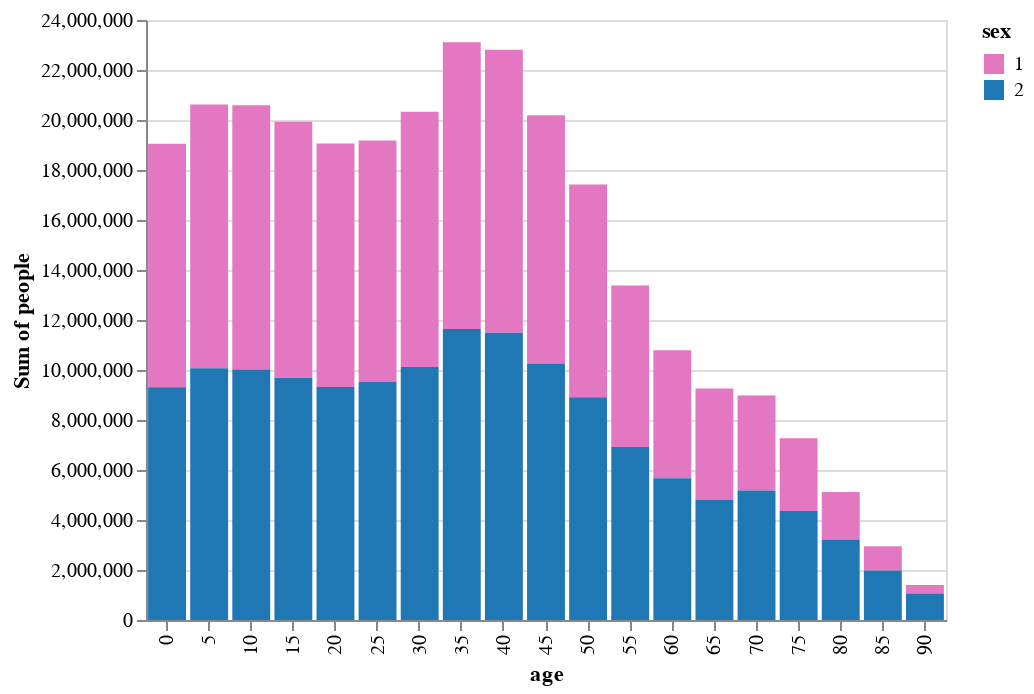

The notebook cell saved with this chart:
### Markdown cell above
## Stacked bar chart

### Code cell
chart = alt.Chart(y2k_pop).mark_bar().encode(
    x='age:O',
    y='sum(people):Q',
    color=alt.Color('sex:N', scale=alt.Scale(range=["#e377c2","#1f77b4"]))
)
chart

### Figure 1 — Vega-Lite specification as saved in the notebook (floating-point values rounded to 4 significant figures)
{"$schema": "https://vega.github.io/schema/vega-lite/v2.json", "config": {"view": {"height": 300, "width": 400}}, "data": {"values": [{"age": 0, "people": 9735380, "sex": 1, "year": 2000}, {"age": 0, "people": 9310714, "sex": 2, "year": 2000}, {"age": 5, "people": 10552146, "sex": 1, "year": 2000}, {"age": 5, "people": 10069564, "sex": 2, "year": 2000}, {"age": 10, "people": 10563233, "sex": 1, "year": 2000}, {"age": 10, "people": 10022524, "sex": 2, "year": 2000}, {"age": 15, "people": 10237419, "sex": 1, "year": 2000}, {"age": 15, "people": 9692669, "sex": 2, "year": 2000}, {"age": 20, "people": 9731315, "sex": 1, "year": 2000}, {"age": 20, "people": 9324244, "sex": 2, "year": 2000}, {"age": 25, "people": 9659493, "sex": 1, "year": 2000}, {"age": 25, "people": 9518507, "sex": 2, "year": 2000}, {"age": 30, "people": 10205879, "sex": 1, "year": 2000}, {"age": 30, "people": 10119296, "sex": 2, "year": 2000}, {"age": 35, "people": 11475182, "sex": 1, "year": 2000}, {"age": 35, "people": 11635647, "sex": 2, "year": 2000}, {"age": 40, "people": 11320252, "sex": 1, "year": 2000}, {"age": 40, "people": 11488578, "sex": 2, "year": 2000}, {"age": 45, "people": 9925006, "sex": 1, "year": 2000}, {"age": 45, "people": 10261253, "sex": 2, "year": 2000}, {"age": 50, "people": 8507934, "sex": 1, "year": 2000}, {"age": 50, "people": 8911133, "sex": 2, "year": 2000}, {"age": 55, "people": 6459082, "sex": 1, "year": 2000}, {"age": 55, "people": 6921268, "sex": 2, "year": 2000}, {"age": 60, "people": 5123399, "sex": 1, "year": 2000}, {"age": 60, "people": 5668961, "sex": 2, "year": 2000}, {"age": 65, "people": 4453623, "sex": 1, "year": 2000}, {"age": 65, "people": 4804784, "sex": 2, "year": 2000}, {"age": 70, "people": 3792145, "sex": 1, "year": 2000}, {"age": 70, "people": 5184855, "sex": 2, "year": 2000}, {"age": 75, "people": 2912655, "sex": 1, "year": 2000}, {"age": 75, "people": 4355644, "sex": 2, "year": 2000}, {"age": 80, "people": 1902638, "sex": 1, "year": 2000}, {"age": 80, "people": 3221898, "sex": 2, "year": 2000}, {"age": 85, "people": 970357, "sex": 1, "year": 2000}, {"age": 85, "people": 1981156, "sex": 2, "year": 2000}, {"age": 90, "people": 336303, "sex": 1, "year": 2000}, {"age": 90, "people": 1064581, "sex": 2, "year": 2000}]}, "encoding": {"color": {"field": "sex", "scale": {"range": ["#e377c2", "#1f77b4"]}, "type": "nominal"}, "x": {"field": "age", "type": "ordinal"}, "y": {"aggregate": "sum", "field": "people", "type": "quantitative"}}, "mark": "bar"}
